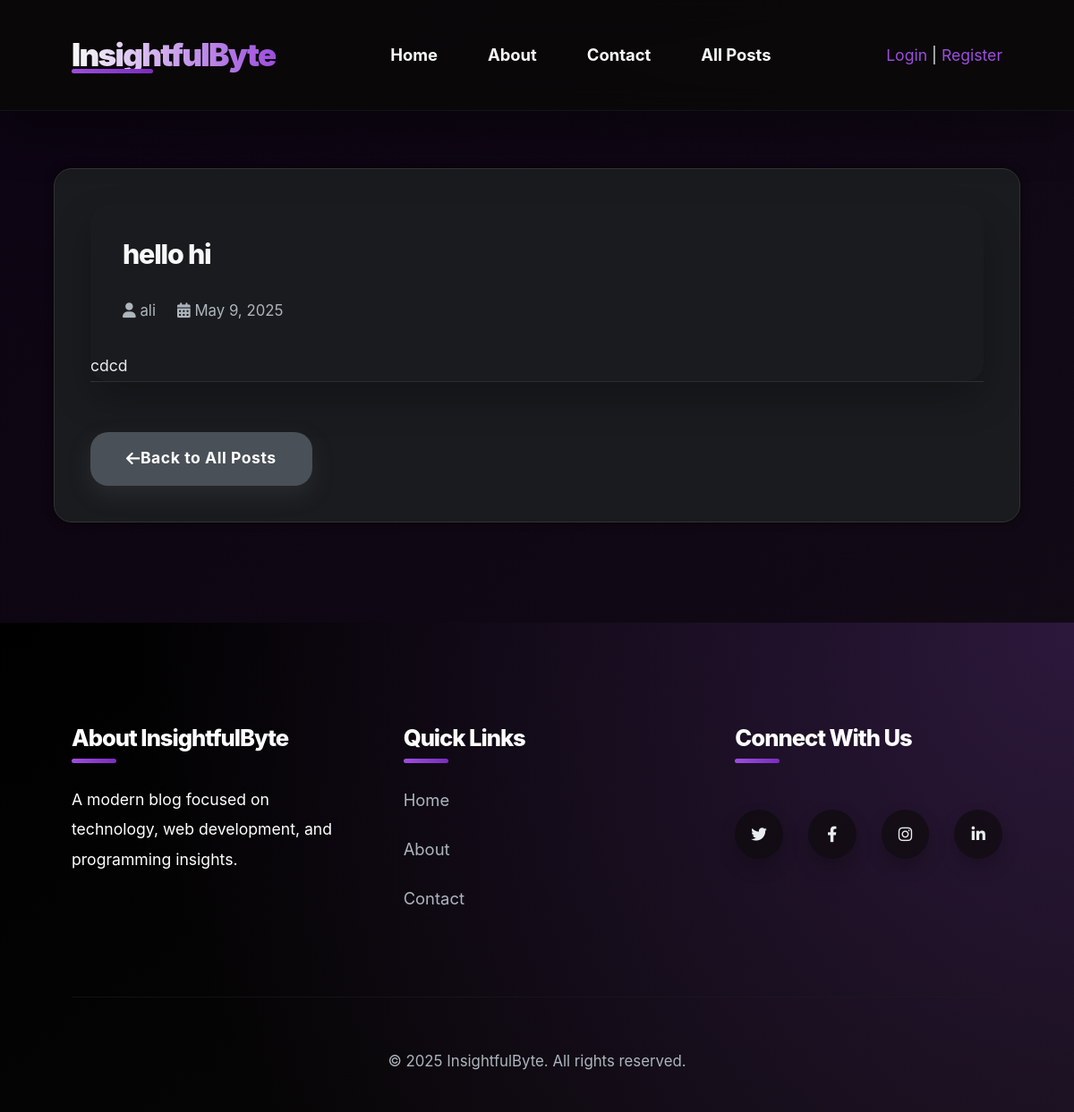
The app's page /post/2/ with its own data.
### post/models.py (models this page shows)
class Post(models.Model):
    title = models.CharField(max_length=255)
    content = models.TextField()
    user = models.ForeignKey(User, on_delete=models.CASCADE, related_name="posts")
    created_at = models.DateTimeField(auto_now_add=True)
    updated_at = models.DateTimeField(auto_now=True)
    class Meta:
        db_table = "posts"

### post/views.py (the view)
# urls.py: path("<int:post_id>/", post_detail, name="detail-post"),
def post_detail(request, post_id):
    post = get_object_or_404(Post, id=post_id)
    return render(request, "insightfulbyte/detail-post.html", {"post": post})

### templates/insightfulbyte/detail-post.html (shortened to what this page needs)
{% extends 'insightfulbyte/base.html' %}
{% load static %}
{% block content %}
<div class="site-content">
    <div class="container" style="background-color: #1a1b1e; border: 1px solid #333333; padding: 2.5rem; border-radius: 20px; box-shadow: 0 0 10px rgba(0, 0, 0, 0.5);">
        <article class="post" >
            <header class="post-header">
                <h1 class="post-title">{{ post.title }}</h1>
                <div class="post-meta">
                    <span class="post-author"><i class="fas fa-user"></i> {{ post.user.username }}</span>
                    <span class="post-date"><i class="fas fa-calendar-alt"></i> {{ post.created_at|date:"F j, Y" }}</span>
                </div>
            </header>
            <div class="post-content">
                {{ post.content|linebreaksbr }}
            </div>
        </article>
        <div class="post-navigation">
            <a href="{% url 'all-posts' %}" class="btn btn-back"><i class="fas fa-arrow-left"></i>Back to All Posts</a>
        </div>
    </div>
</div>
{% endblock %}

### templates/insightfulbyte/base.html
{% include 'insightfulbyte/header.html' %}
    <main>
        {% block content %}{% endblock %}
    </main>
{% include 'insightfulbyte/footer.html' %}

### templates/insightfulbyte/header.html (shortened to what this page needs)
{% load static %}
<!DOCTYPE html>
<html lang="en">
<head>
    <link rel="stylesheet" href="{% static 'css/style.css' %}">
    <link rel="stylesheet" href="https://cdnjs.cloudflare.com/ajax/libs/font-awesome/6.0.0/css/all.min.css">
</head>
<body>
    <header class="site-header">
        <div class="container">
            <div class="header-content">
                <div class="logo">
                    <a href="{% url 'home' %}">InsightfulByte</a>
                </div>
                <nav class="main-nav">
                    <ul>
                        <li><a href="{% url 'home' %}">Home</a></li>
                        <li><a href="{% url 'about' %}">About</a></li>
                        <li><a href="{% url 'contact' %}">Contact</a></li>
                        <li><a href="{% url 'all-posts' %}">All Posts</a></li>
                    </ul>
                </nav>
                <div class="user-menu">
                    {% if user.is_authenticated %}
                        <span>Welcome, {{ user.username }}</span>
                        <a href="{% url 'profile' %}">Profile</a> |
                        {% if user.is_staff %}
                            <a href="{% url 'admin:index' %}">Admin</a> |
                        {% endif %}
                        <a href="{% url 'logout' %}">Logout</a>
                    {% else %}
                        <a href="{% url 'login' %}">Login</a> |
                        <a href="{% url 'register' %}">Register</a>
                    {% endif %}
                </div>
            </div>
        </div>
    </header>

### templates/insightfulbyte/footer.html (shortened to what this page needs)
<footer class="site-footer">
    <div class="container">
        <div class="footer-content">
            <div class="footer-column footer-about">
                <h3>About InsightfulByte</h3>
                <p>A modern blog focused on technology, web development, and programming insights.</p>
            </div>
            <div class="footer-column footer-links">
                <h3>Quick Links</h3>
                <ul>
                    <li><a href="{% url 'home' %}">Home</a></li>
                    <li><a href="{% url 'about' %}">About</a></li>
                    <li><a href="{% url 'contact' %}">Contact</a></li>
                </ul>
            </div>
            <div class="footer-column footer-social">
                <h3>Connect With Us</h3>
                <div class="social-icons">
                    <a href="#" aria-label="Twitter"><i class="fab fa-twitter"></i></a>
                    <a href="#" aria-label="Facebook"><i class="fab fa-facebook-f"></i></a>
                    <a href="#" aria-label="Instagram"><i class="fab fa-instagram"></i></a>
                    <a href="#" aria-label="LinkedIn"><i class="fab fa-linkedin-in"></i></a>
                </div>
            </div>
        </div>
        <div class="copyright">
            <p>&copy; {% now "Y" %} InsightfulByte. All rights reserved.</p>
        </div>
    </div>
</footer>
</body>
</html>

### records on screen
Post: title "hello hi", user.username "ali", created_at "May 9, 2025", content "cdcd"
